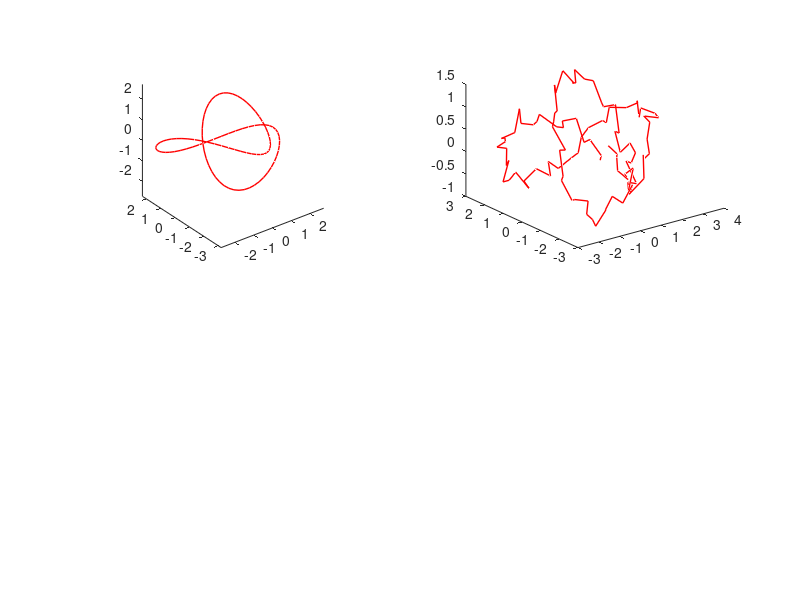

Source code (MATLAB): (Note: this script raises an error after producing the figure.)
function test
  close all ;
  
  data = [] ;

  subplot(2,2,1) ;
  [x,y,z] = trefoil(100,0) ;
  hold off ;
  plot3(x,y,z,'-r','LineWidth',1) ;
  axis equal;
  hold on ;

  subplot(2,2,2) ;
  for k=1:1000
    [x,y,z] = trefoil(100,0.5) ;
    plot3(x,y,z,'-r','LineWidth',1) ;
    hold on ;
    Q = [ x'; y'; z' ] ;
  
    [W,E] = writhe( Q ) ;
    fprintf('W = %g, err = %g\n', W, E ) ;
    
    data = [ data, W ] ;
  end
  axis equal;

%  P = [ 0.0, 1.0, 0.0 ; ...
%        0.0, 0.0,-1.0 ; ...
%        0.0, 0.0, 1.0 ; ...
%        1.0, 0.0, 0.0 ; ...
%        -1.0, -1.0, 0.0 ] ;
%
%  [W,E] = lk( P.' ) ;
%  fprintf('W = %g, err = %g\n', W, E ) ;

  subplot(2,2,[3,4]) ;
  hold off ;
  histfit(data) ;
  hold on ;

end

function [x,y,z] = trefoil(npts,pert)
  t = 2*pi*linspace(0,1,npts).';
  x = sin(t)+2*sin(2*t)+pert*rand(size(t)) ;
  y = cos(t)-2*cos(2*t)+pert*rand(size(t)) ;
  z = -sin(3*t)+pert*rand(size(t)) ;
end
